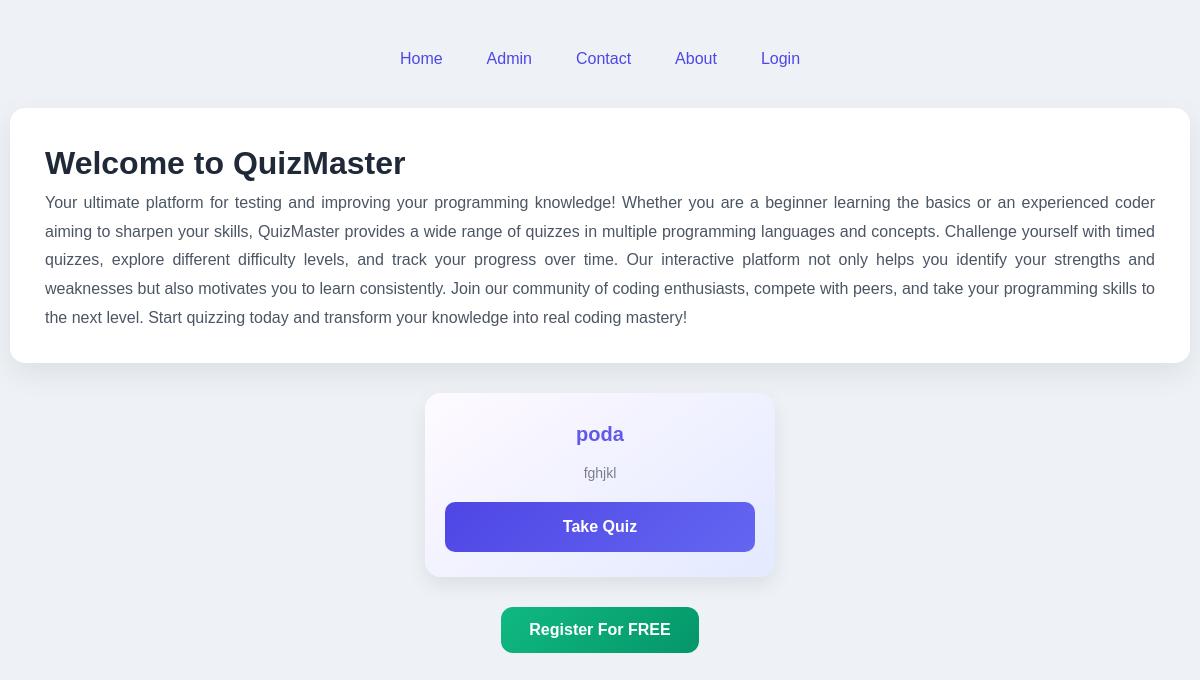
/, run on an earlier commit of the app's database.
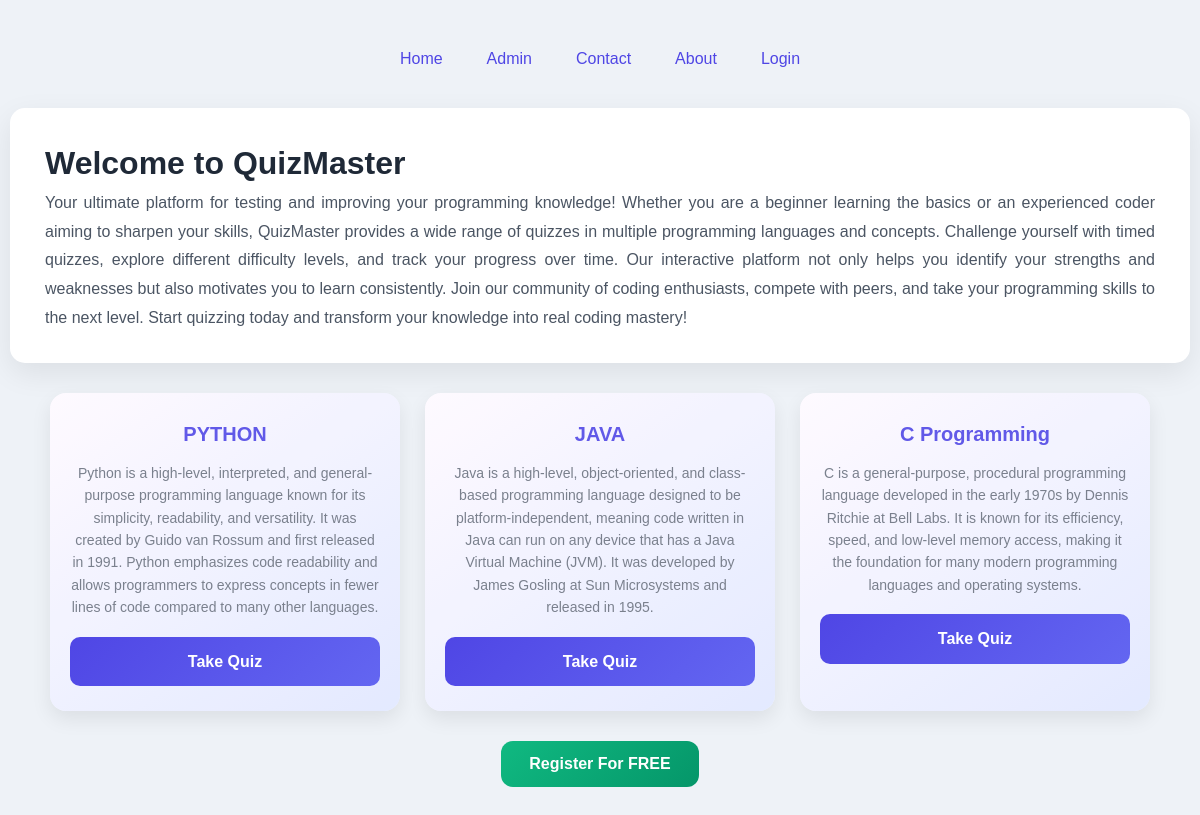
And on a later commit of the database.
### App/models.py (models this page shows, shortened)
class AddCategory(models.Model):
    CategoryName = models.CharField(max_length=100,unique=True,default='python')
    CategoryDescription = models.TextField(default="This is a computer programming language")

### App/views.py (the view)
# urls.py: path('',views.Home2,name='Home2'),
def Home2(request):
    CatDEs = AddCategory.objects.all()
    return render(request,'Home2.html',{
        'CatDes' : CatDEs
    })

### App/templates/Home2.html (shortened to what this page needs)
{% load static %}
<!DOCTYPE html>
<html lang="en">
<head>
    <link rel="stylesheet" href="{% static 'css/home3.css' %}">
</head>
<body>
    <nav>
        <a href="{% url 'Home2' %}">Home</a>
        <a href="{% url 'Admin' %}">Admin</a>
        <a href="{% url 'Contact' %}">Contact</a>
        <a href="{% url 'About' %}">About</a>
        <a href="{% url 'UserLogin' %}">Login</a>
    </nav>
    <div id="IntroBox">
        <h1>Welcome to QuizMaster </h1>
        <p>
            Your ultimate platform for testing and improving your programming knowledge!
            Whether you are a beginner learning the basics or an experienced coder aiming to sharpen your skills,
            QuizMaster provides a wide range of quizzes in multiple programming languages and concepts.
            Challenge yourself with timed quizzes,
            explore different difficulty levels, and track your progress over time.
            Our interactive platform not only helps you identify your strengths and weaknesses but also motivates you to
            learn consistently.
            Join our community of coding enthusiasts, compete with peers, and take your programming skills to the next
            level.
            Start quizzing today and transform your knowledge into real coding mastery!
        </p>
    </div>
    <div id="cat">
        {% for i in CatDes %}
        <div class="category-card">
            <h2>{{ i.CategoryName }}</h2>
            <p>{{ i.CategoryDescription }}</p>
            <a href="{% url 'UserLogin' %}">Take Quiz</a>
        </div>
        {% endfor %}
    </div>
    <center><a href="{% url 'UserReg' %}"><button>Register For FREE</button></a></center>
</body>
</html>

### App/static/css/home3.css (style rules this page uses)
* { box-sizing: border-box; margin: 0; padding: 0; font-family: 'Poppins', Arial, Helvetica, sans-serif; }
body { background: #eef2f7; color: #1f2937; line-height: 1.6; padding: 20px 10px 50px 10px; }
nav { display: flex; justify-content: center; align-items: center; gap: 20px; margin-bottom: 30px; flex-wrap: wrap; padding-top: 20px; }
nav a { text-decoration: none; color: #4f46e5; padding: 6px 12px; border-radius: 6px; transition: all 0.3s ease; }
#IntroBox { max-width: 1300px; margin: 30px auto; padding: 30px 35px; background: #ffffff; border-radius: 15px; box-shadow: 0 10px 30px rgba(0,0,0,0.08); animation: fadeIn 0.6s ease; }
#IntroBox p { font-size: 16px; line-height: 1.8; text-align: justify; color: #4b5563; }
#cat { display: flex; flex-wrap: wrap; justify-content: center; gap: 25px; margin: 30px auto; max-width: 1300px; padding: 0 20px; }
.category-card { background: linear-gradient(145deg, #fef9ff, #e0e7ff); border-radius: 16px; padding: 25px 20px; flex: 1 1 300px; max-width: 350px; text-align: center; box-shadow: 0 8px 20px rgba(0,0,0,0.08); transition: all 0.4s ease; position: relative; overflow: hidden; z-index: 1; }
.category-card::before { content: ''; position: absolute; top: -50%; left: -50%; width: 200%; height: 200%; background: rgba(255,255,255,0.1); transform: rotate(45deg); transition: all 0.5s ease; pointer-events: none; z-index: 0; }
.category-card h2 { font-size: 20px; margin-bottom: 12px; color: #4f46e5; }
.category-card p { font-size: 14px; margin-bottom: 18px; color: #6b7280; }
.category-card a, .category-card button { display: inline-block; width: 100%; padding: 12px 20px; font-weight: 600; color: #ffffff; background: linear-gradient(135deg, #4f46e5, #6366f1); border-radius: 10px; text-decoration: none; transition: all 0.3s ease; border: none; cursor: pointer; position: relative; z-index: 2; }
button { padding: 14px 28px; font-size: 16px; font-weight: 600; border: none; border-radius: 12px; cursor: pointer; background: linear-gradient(135deg, #10b981, #059669); color: white; transition: all 0.3s ease; }
#IntroBox, #cat, form { animation: fadeIn 0.6s ease forwards; }

What changed in the data, as far as the page shows it:
removed AddCategory: CategoryName "poda", CategoryDescription "fghjkl"
added AddCategory: CategoryName "PYTHON", CategoryDescription "Python is a high-level, interpreted, and general-purpose programming language known for its simplicity, readability, and versatility. It was created by Guido van Rossum and first released in 1991. Python emphasizes code readability and allows programmers to express concepts in fewer lines of code compared to many other languages."
added AddCategory: CategoryName "JAVA", CategoryDescription "Java is a high-level, object-oriented, and class-based programming language designed to be platform-independent, meaning code written in Java can run on any device that has a Java Virtual Machine (JVM). It was developed by James Gosling at Sun Microsystems and released in 1995."
added AddCategory: CategoryName "C Programming", CategoryDescription "C is a general-purpose, procedural programming language developed in the early 1970s by Dennis Ritchie at Bell Labs. It is known for its efficiency, speed, and low-level memory access, making it the foundation for many modern programming languages and operating systems."
